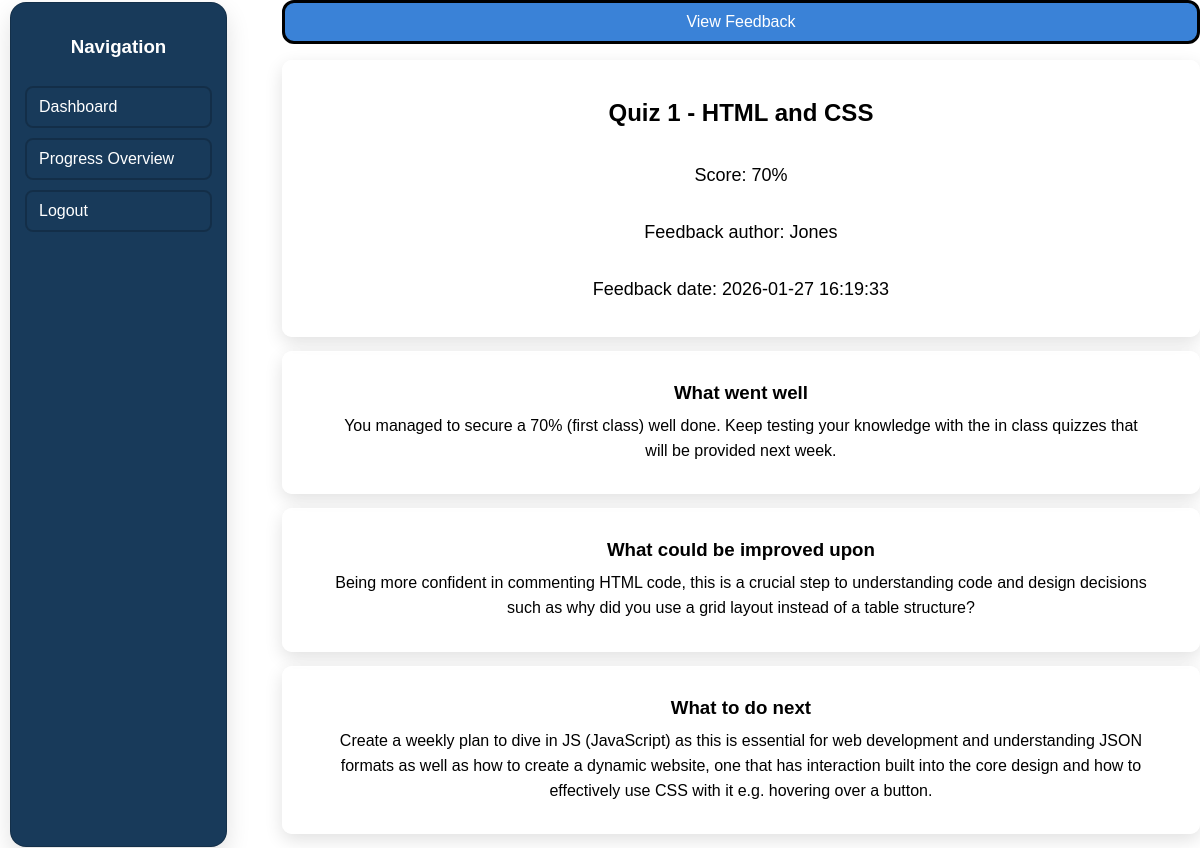
The page /student/view_feedback.php?submission_id=1 (signed in) on the database its author committed.
### tables this page shows
CREATE TABLE `submission` (
  `submission_id` int(11) UNSIGNED NOT NULL,
  `user_id` int(11) UNSIGNED NOT NULL,
  `assessment_id` int(11) UNSIGNED NOT NULL,
  `score` int(11) NOT NULL,
  `submitted_at` datetime NOT NULL
);

CREATE TABLE `assessment` (
  `assessment_id` int(10) UNSIGNED NOT NULL,
  `title` varchar(100) NOT NULL,
  `assessment_date` date NOT NULL
);

CREATE TABLE `user` (
  `user_id` int(11) UNSIGNED NOT NULL,
  `username` varchar(50) NOT NULL,
  `password_hash` varchar(255) NOT NULL,
  `role` enum('student','teacher') NOT NULL DEFAULT current_timestamp()
);

CREATE TABLE `feedback` (
  `feedback_id` int(11) UNSIGNED NOT NULL,
  `submission_id` int(11) UNSIGNED NOT NULL,
  `teacher_id` int(11) UNSIGNED NOT NULL,
  `what_went_well` text NOT NULL,
  `needs_improvement` text NOT NULL,
  `next_steps` text NOT NULL,
  `created_at` datetime NOT NULL,
  `is_read` tinyint(4) NOT NULL DEFAULT 0
);

### student/view_feedback.php (the view, shortened to what this page needs)
<?php
require_once __DIR__ . "/../include/db.php";
$userID = current_user_id();
$submissionID = require_get_int("submission_id", "student_dashboard.php");
$sqlViewFeedback = "SELECT subm.submission_id, subm.score, assess.title AS quiz_title,
    feedb.feedback_id, feedb.teacher_id, teach.username AS teacher_name,
    feedb.what_went_well, feedb.needs_improvement, feedb.next_steps, feedb.created_at AS feedback_created_at,
    feedb.is_read FROM submission subm JOIN assessment assess ON assess.assessment_id = subm.assessment_id
    LEFT JOIN feedback feedb ON feedb.submission_id = subm.submission_id
    LEFT JOIN user teach ON teach.user_id = feedb.teacher_id WHERE subm.submission_id = :submission_id AND subm.user_id = :user_id LIMIT 1";
$statementViewFeedback = $pdo->prepare($sqlViewFeedback);
$statementViewFeedback->execute([":submission_id" => $submissionID,":user_id" => $userID]);
$viewFeedbackRow = $statementViewFeedback->fetch();
$hasFeedback = false;
if (isset($viewFeedbackRow["feedback_id"]) && $viewFeedbackRow["feedback_id"] !== null) {
    $hasFeedback = true;
}
?>
<!DOCTYPE html>
<html>
<head>
    <link rel="stylesheet" href="../css/styles.css">
    <link rel="stylesheet" href="../css/dashboard.css">
    <link rel="stylesheet" href="../css/student.css">
</head>
<body>
<div class="dashboard_layout">
    <aside class="dashboard_sidebar">
        <h3 class="menu_text">Navigation</h3>
        <a class="dashboard_link" href="student_dashboard.php">Dashboard</a>
        <a class="dashboard_link" href="progress_overview.php">Progress Overview</a>
        <a class="dashboard_link" href="../logout.php">Logout</a>
    </aside>
    <main class="student_main_content">
    <p class="dashboard_welcome"> View Feedback </p>
        <div class="card_student">
            <h2><?php echo htmlspecialchars($viewFeedbackRow["quiz_title"]); ?></h2>
            <p class="student_feedback">Score: <?php echo htmlspecialchars($viewFeedbackRow["score"]); ?>%</p>
            <?php
            if ($hasFeedback)
            {
                if (isset($viewFeedbackRow["teacher_name"]) && $viewFeedbackRow["teacher_name"] !== null)
                {
                    echo "<p class='student_feedback'> Feedback author: " . htmlspecialchars($viewFeedbackRow["teacher_name"]) . "</p>";
                }
                if (isset($viewFeedbackRow["feedback_created_at"]) && $viewFeedbackRow["feedback_created_at"] !== null)
                {
                    echo "<p class='student_feedback'> Feedback date: " . htmlspecialchars($viewFeedbackRow["feedback_created_at"]) . "</p>";
                }
            }
            ?>
        </div>
        <div class="feedback_given_student">
            <?php
            if (!$hasFeedback)
            {
                echo "<p>Currently there is no feedback.</p>";
            }
            else
                {
                     echo '<div class="card_feedback">
                    <h3>What went well</h3>
                    <p>' . htmlspecialchars($viewFeedbackRow["what_went_well"]) . '</p>
                    </div>';
                    echo '<div class="card_feedback">
                    <h3>What could be improved upon</h3>
                    <p>' . htmlspecialchars($viewFeedbackRow["needs_improvement"]) . '</p>
                    </div>';
                    echo  '<div class="card_feedback">
                    <h3>What to do next</h3>
                    <p>' . htmlspecialchars($viewFeedbackRow["next_steps"]) . '</p>
                    </div>';
                }
            ?>
        </div>
    </main>
</div>
</body>
</html>

### css/styles.css (style rules this page uses)
body { margin: 0; font-family: Arial, sans-serif; }

### css/dashboard.css (style rules this page uses)
.menu_text { color: white; text-align: center; }
.dashboard_welcome { display: block; width: 100%; max-width: 1200px; margin: 0 0 16px 0; padding: 10px 14px; text-align: center; color: white; background-color: #3A82D7; border: 3px solid #000; border-radius: 12px; box-sizing: border-box; }
.dashboard_layout { display: flex; min-height: 100vh; gap: 45px; }
.dashboard_sidebar { display: flex; width: 220px; background: #183A5A; border: 1px solid rgba(0,0,0,0.18); border-radius: 16px; box-shadow: 0 10px 24px rgba(0,0,0,0.12); padding: 14px; margin: 2px 10px 1px 10px; flex-direction: column; gap: 10px; }
.dashboard_link { color: white; display: block; padding: 10px 12px; border: 2px solid rgba(0, 0, 0, 0.2); border-radius: 8px; text-decoration: none; }

### css/student.css (style rules this page uses)
.card_student, .card_feedback { background: rgba(255,255,255, 0.75); border: 1px solid rgba(255,255,255, 0.9); border-radius: 10px; margin: 14px 0; text-align: center; display: flex; flex-direction: column; align-items: center; justify-content: center; box-shadow: 0 6px 18px rgba(0,0,0, 0.12); }
.card_student { padding: 18px 22px; }
.card_feedback { padding: 30px 50px; }
.card_feedback h3 { margin: 0 0 10px 0; }
.card_feedback p { margin: 0; line-height: 1.55; max-width: 110ch; }
.student_feedback { font-size: 18px; }

### rows shown on the page
submission: assessment.title "Quiz 1 - HTML and CSS", score "70", user.username "Jones", feedback.created_at "2026-01-27 16:19:33", feedback.what_went_well "You managed to secure a 70% (first class) well done. Keep testing your knowledge with the in class quizzes that will be provided next week.", feedback.needs_improvement "Being more confident in commenting HTML code, this is a crucial step to understanding code and design decisions such as why did you use a grid layout instead of a table structure?", feedback.next_steps "Create a weekly plan to dive in JS (JavaScript) as this is essential for web development and understanding JSON formats as well as how to create a dynamic website, one that has interaction built into the core design and how to effectively use CSS with it e.g. hovering over a button."
